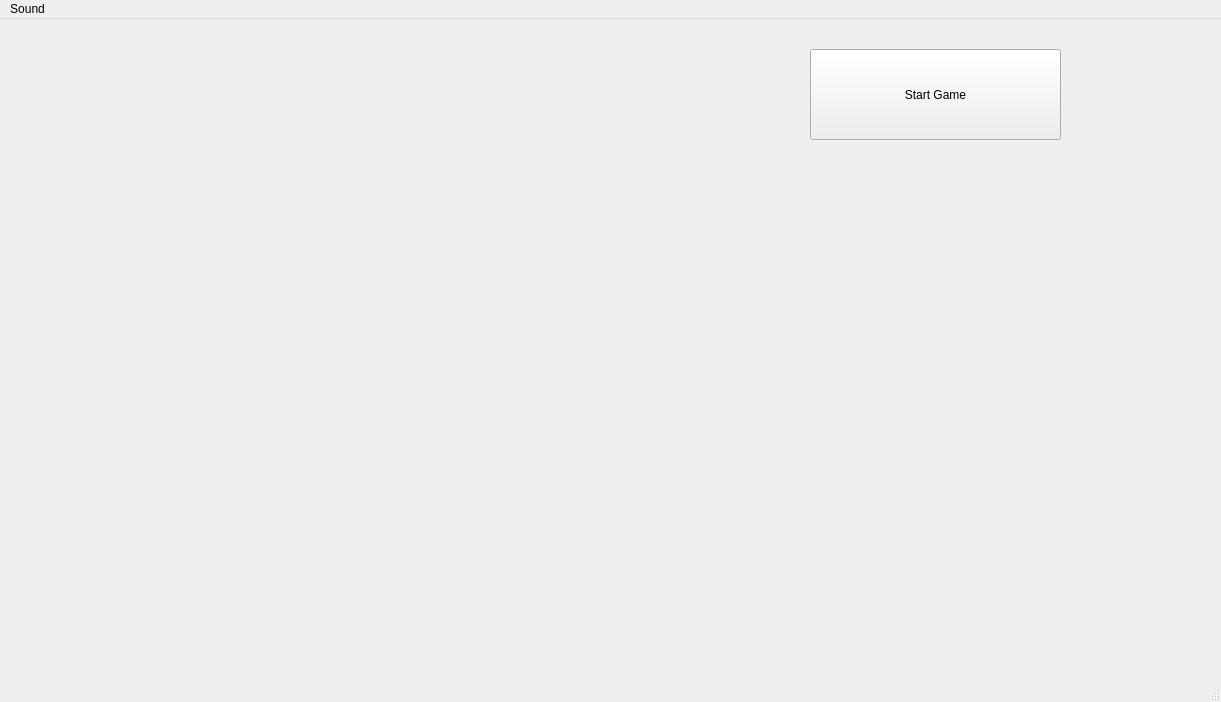
<?xml version="1.0" encoding="UTF-8"?>
<ui version="4.0">
 <class>MainWindow</class>
 <widget class="QMainWindow" name="MainWindow">
  <property name="geometry">
   <rect>
    <x>0</x>
    <y>0</y>
    <width>1221</width>
    <height>702</height>
   </rect>
  </property>
  <property name="mouseTracking">
   <bool>true</bool>
  </property>
  <property name="windowTitle">
   <string>MainWindow</string>
  </property>
  <widget class="QWidget" name="centralwidget">
   <widget class="QPushButton" name="start_game_btn">
    <property name="geometry">
     <rect>
      <x>810</x>
      <y>30</y>
      <width>251</width>
      <height>91</height>
     </rect>
    </property>
    <property name="cursor">
     <cursorShape>PointingHandCursor</cursorShape>
    </property>
    <property name="mouseTracking">
     <bool>true</bool>
    </property>
    <property name="styleSheet">
     <string notr="true">font: 36pt &quot;Segoe UI&quot;;</string>
    </property>
    <property name="text">
     <string>Start Game</string>
    </property>
    <property name="checkable">
     <bool>false</bool>
    </property>
    <property name="default">
     <bool>false</bool>
    </property>
   </widget>
  </widget>
  <widget class="QMenuBar" name="menubar">
   <property name="geometry">
    <rect>
     <x>0</x>
     <y>0</y>
     <width>1221</width>
     <height>21</height>
    </rect>
   </property>
   <widget class="QMenu" name="menuSettings">
    <property name="title">
     <string>Sound</string>
    </property>
   </widget>
   <addaction name="menuSettings"/>
  </widget>
  <widget class="QStatusBar" name="statusbar"/>
 </widget>
 <resources/>
 <connections/>
</ui>
